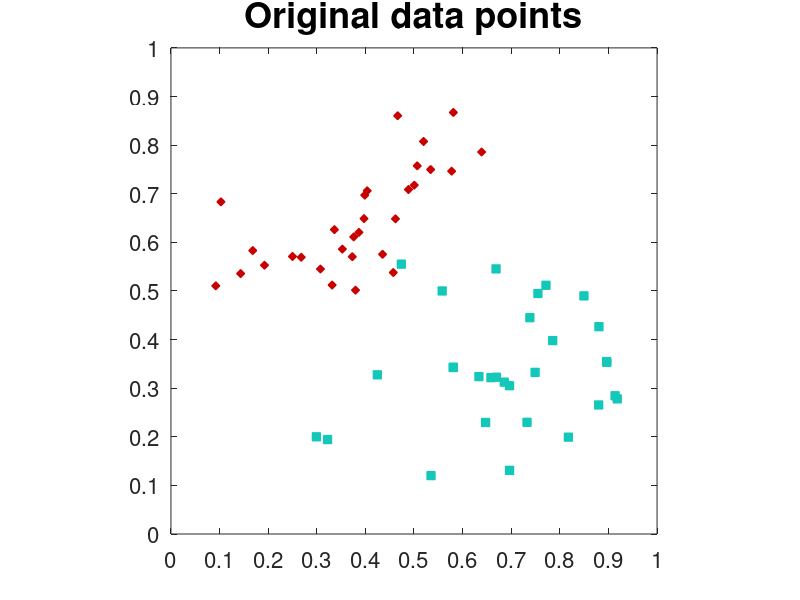
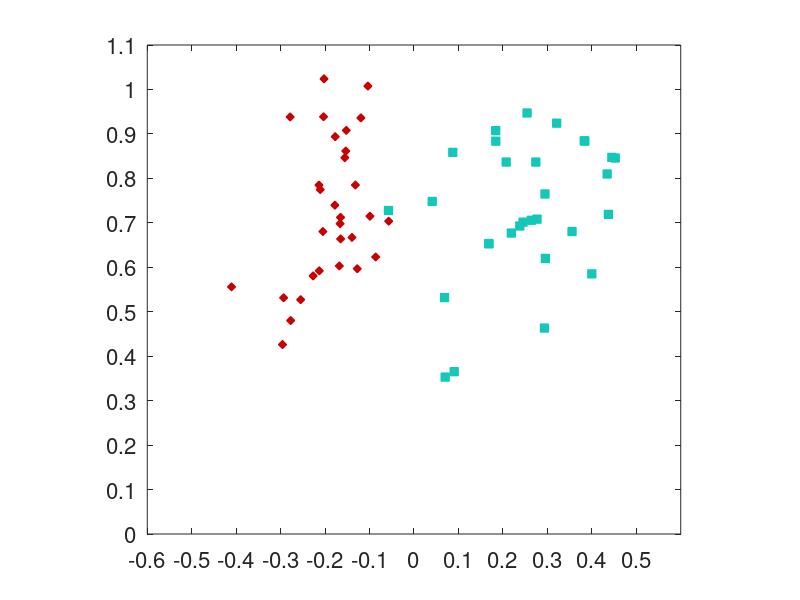

Here is the MATLAB script that generated these plots, in order: (Note: this script raises an error after producing the figures.)
% Classify weather data from various months measured in Kumpula. Especially
% study how a rotation matrix can be used to transform data into an easily
% classified form. 
%
% Samuli Siltanen February 2021

% Graphical parameters
color_summer = [200 0 0]/255;
color_fall   = [255 124 45]/255;
color_winter = [0 0 255]/255;
color_spring = [20 200 185]/255;
msize = 6;
fsize = 26;
tickfsize = 16;

% Load weather data
% Column 2: Pressure (msl)	hPa
% Column 6: Air temperature	degC
load data/weather2019 w01 w04 w07 w10
w01y19 = w01;
w04y19 = w04;
w07y19 = w07;
w10y19 = w10;

% First data coordinate is average air pressure. The 30 first components
% are from April, and components 31-60 are from July.
x1 = [w04y19(:,2);w07y19(:,2)];
x1(59) = mean([x1(58),x1(60)]); % Remove one not-a-number (NaN) value from the data

% Second data coordinate is average temperature. The 30 first components
% are from April, and components 31-60 are from July.
x2 = [w04y19(:,6);w07y19(:,6)];

% In these demonstrations we want to use normalized data where all data 
% values are between zero and one. Load normalization constants used in the
% trained networks in subfolder ML_Higham_applied2weather/
load ML_Higham_applied2weather/Highamdata x1MIN x1MAX x2MIN x2MAX 
x1 = x1-x1MIN;
x1 = x1/(x1MAX-x1MIN);
x2 = x2-x2MIN;
x2 = x2/(x2MAX-x2MIN);


%% Demo 1, April and July normalized temperatures and air pressures in 2019 

% The conclusion is that the data is almost completely classified by a
% diagonal line connecting the origin and the point (1,1). Namely, the July
% days are above that diagonal line and all but one April days are below
% the line. 

figure(1)
clf
p1 = plot(x1(1:30),x2(1:30),'bs','markersize',msize);
hold on
set(p1,'color',color_spring)
set(p1,'markerfacecolor',color_spring)
%
p1 = plot(x1(31:60),x2(31:60),'bd','markersize',msize);
set(p1,'color',color_summer)
set(p1,'markerfacecolor',color_summer)
%
set(gca,'xtick',[0:.1:1],'fontsize',tickfsize)
set(gca,'ytick',[0:.1:1],'fontsize',tickfsize)
axis([0 1 0 1])
axis square
title('Original data points','fontsize',fsize)


%% Demo 2, rotate the data 45 degrees

% In this demo number 2 we rotate the data points using a rotation matrix.
% After rotation the data is almost completely classified by the vertical
% coordinate axis. Namely, the July days all have a negative horizontal 
% coordinate and all but one April days have a positive horizontal 
% coordinate. 

% Rotation angle is 45 degrees counter-clockwise
theta = pi/4;

% Construct rotation matrix (learn this formula by heart!)
A = [[cos(theta) -sin(theta)];[sin(theta) cos(theta)]];

% Re-arrange the data so that each column of a 2x60 matrix has the
% x1-coordinate of a data point in the first row and x2-coordinate in the
% second row. (The notation (:) drops any vector or matrix into a vertical
% vector. The transpose ' contains complex conjugation, which is not
% relevant here since our data is real-valued, but nevertheless I like to 
% use .' for transpose when I do not want complex conjugation. This is a
% habit of mine for avoiding hard-to-detect bugs in Matlab coding. )
tmp = [x1(:).';x2(:).'];

% Multiply by rotation matrix. Because of matrix algebra rules, all data
% points get rotated since they are organized as columns. 
Ax = A*tmp;

% Transpose the result so that again first column is for x1-coordinates and
% second column for x2-coordinates
Ax = Ax.';

% Pick out the coordinates of the rotated data values
Ax1 = Ax(:,1);
Ax2 = Ax(:,2);

% Plot the data
figure(2)
clf
p1 = plot(Ax1(1:30),Ax2(1:30),'bs','markersize',msize);
hold on
set(p1,'color',color_spring)
set(p1,'markerfacecolor',color_spring)
%
p1 = plot(Ax1(31:60),Ax2(31:60),'bd','markersize',msize);
set(p1,'color',color_summer)
set(p1,'markerfacecolor',color_summer)
%
set(gca,'xtick',[-1:.1:1],'fontsize',tickfsize)
set(gca,'ytick',[0:.1:1.2],'fontsize',tickfsize)
axis equal
axis([-.6 .6 0 1.1])





%% Demo 3, apply relu to all the coordinates of the rotated data

% The result of applying relu is that all July points (and one April point)
% are located on the vertical axis. This is because all negative horizontal
% coordinates were replaced by zero. 

% Plot the data
figure(3)
clf
p1 = plot(relu(Ax1(1:30)),relu(Ax2(1:30)),'bs','markersize',msize);
hold on
set(p1,'color',color_spring)
set(p1,'markerfacecolor',color_spring)
%
p1 = plot(relu(Ax1(31:60)),relu(Ax2(31:60)),'bd','markersize',msize);
set(p1,'color',color_summer)
set(p1,'markerfacecolor',color_summer)
%
set(gca,'xtick',[-1:.1:1],'fontsize',tickfsize)
set(gca,'ytick',[0:.1:1.2],'fontsize',tickfsize)
axis equal
axis([-.6 .6 0 1.1])





%% Demo 4, project to horizontal axis

% Since the data is classified by the horizontal coordinate, we might as
% well apply "dimension reduction" simply by replacing the vertical
% coordinates by zeros. After all, they are not relevant for the
% classification. Now all the data points are scattered on the horizontal
% axis, with July days (and one April day) located on the negative
% half-line. 

% Plot the data
figure(4)
clf
p1 = plot(Ax1(1:30),zeros(1,30),'bs','markersize',msize);
hold on
set(p1,'color',color_spring)
set(p1,'markerfacecolor',color_spring)
%
p1 = plot(Ax1(31:60),zeros(1,30),'bd','markersize',msize);
set(p1,'color',color_summer)
set(p1,'markerfacecolor',color_summer)
%
set(gca,'xtick',[-1:.1:1],'fontsize',tickfsize)
set(gca,'ytick',[-1:.1:1.2],'fontsize',tickfsize)
axis equal
axis([-.6 .6 -.3 .3])





%% Demo 5, project to horizontal axis and apply relu

% We can build on demo 4 by applying relu to the coordinates. Then we can 
% use the following classification rule: "if a rotated and relu-mapped data
% point has horizontal coordinate zero, then it is a July day." 
% This rule classifies all July days in our data set correctly
% (and one of the April days incorrectly). 


% Plot the data
figure(5)
clf
p1 = plot(relu(Ax1(1:30)),zeros(1,30),'bs','markersize',msize);
hold on
set(p1,'color',color_spring)
set(p1,'markerfacecolor',color_spring)
%
p1 = plot(relu(Ax1(31:60)),zeros(1,30),'bd','markersize',msize);
set(p1,'color',color_summer)
set(p1,'markerfacecolor',color_summer)
%
set(gca,'xtick',[-1:.1:1],'fontsize',tickfsize)
set(gca,'ytick',[-1:.1:1.2],'fontsize',tickfsize)
axis equal
axis([-.6 .6 -.3 .3])





%% Demo 6. Exactly the same process as in demo 5, but using a neuron

% We encode the classification rule of Demo 5 into a single computational
% neuron implemented in routine SingleNeuron.m.

NNresult = zeros(size(x1));
for iii = 1:60
    NNresult(iii) = SingleNeuron(x1(iii),x2(iii));
end

% Plot the data
figure(6)
clf
p1 = plot(NNresult(1:30),zeros(1,30),'bs','markersize',msize);
hold on
set(p1,'color',color_spring)
set(p1,'markerfacecolor',color_spring)
%
p1 = plot(NNresult(31:60),zeros(1,30),'bd','markersize',msize);
set(p1,'color',color_summer)
set(p1,'markerfacecolor',color_summer)
%
set(gca,'xtick',[-1:.1:1],'fontsize',tickfsize)
set(gca,'ytick',[-1:.1:1.2],'fontsize',tickfsize)
axis equal
axis([-.6 .6 -.3 .3])







